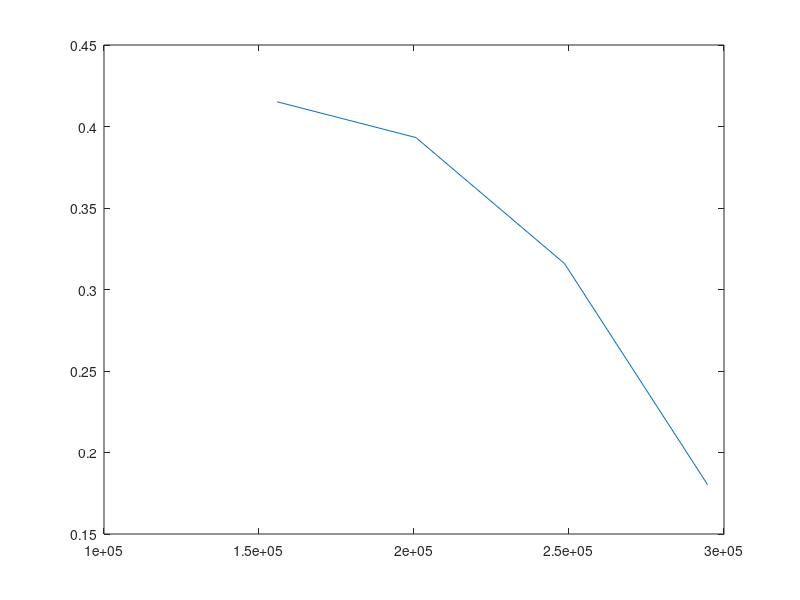

Write the MATLAB code that produced this figure.

clc; clear all
close all
Re = [ 1.5585*10^5, 2.0063*10^5, 2.4852*10^5, 2.9453*10^5, 2.9453*10^5];
Cd = [.41517, .39321, .31598, .18080, .18000]

figure(1)
plot(Re, Cd)

